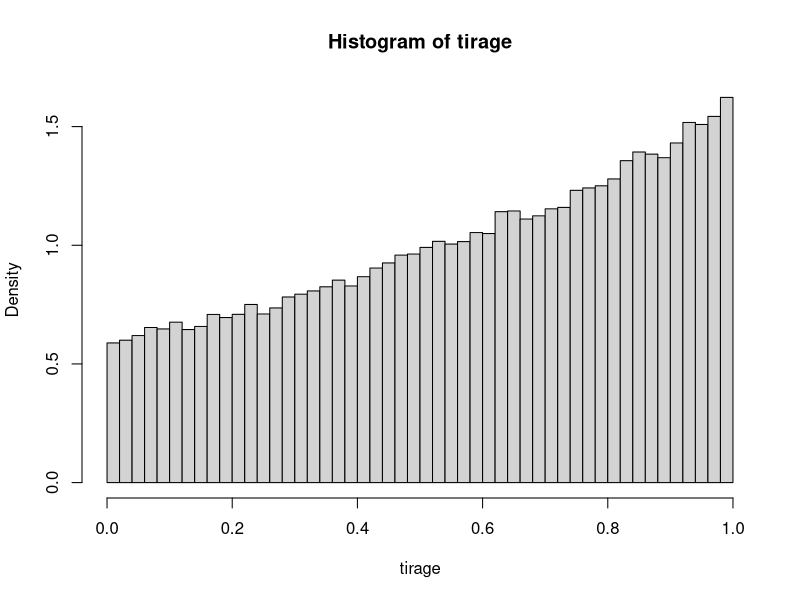

The R script that drew this image: (Note: this script raises an error after producing the figure.)
rm(list=ls())

fc_dens<-function(x){
  if (x<0 || x>1)
    return (0)
  return (exp(x)/(exp(1)-1))
}
#la fonction de densité ne va jamais au dessus de 1.6
#on utilisera donc une loi uniforme entre 0 et 1
#je me suis inspiré de l'algorithme de Wikipedia
#Cet algo ne fonctionne pas, l'histogramme et la fonction de densité ne se ressemblent pas

fc_methode_rejet<-function(n){
  # f=Ce^x où C=1/(e-1)
  # g=unif(0,1)
    y<-runif(n,0,1)
    u<-runif(n,0,1)
    for (i in 1:n){
      while (u[i]*1.6>fc_dens(y[i])){
        y[i]<-runif(1,0,1)
        u[i]<-runif(1,0,1)
      }
    }  
  return (y)
}

tirage<-fc_methode_rejet(10^5)

h<-hist(tirage,breaks=50,plot=TRUE,freq = FALSE)

par(new=TRUE)
x<-seq(from=0,to=1,length=1000)
z<-fc_dens(x)
plot(x,z,type='l')

